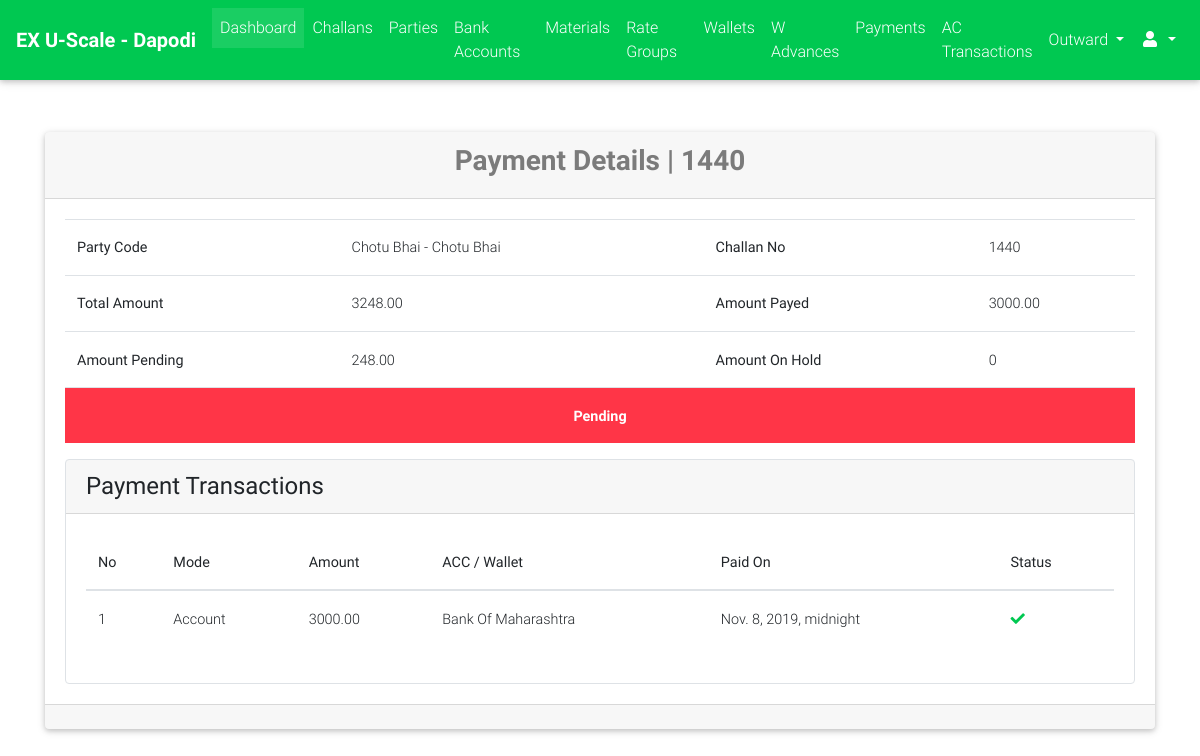
Before: /cms_admin/payments/detail/26 (signed in) with the older database file.
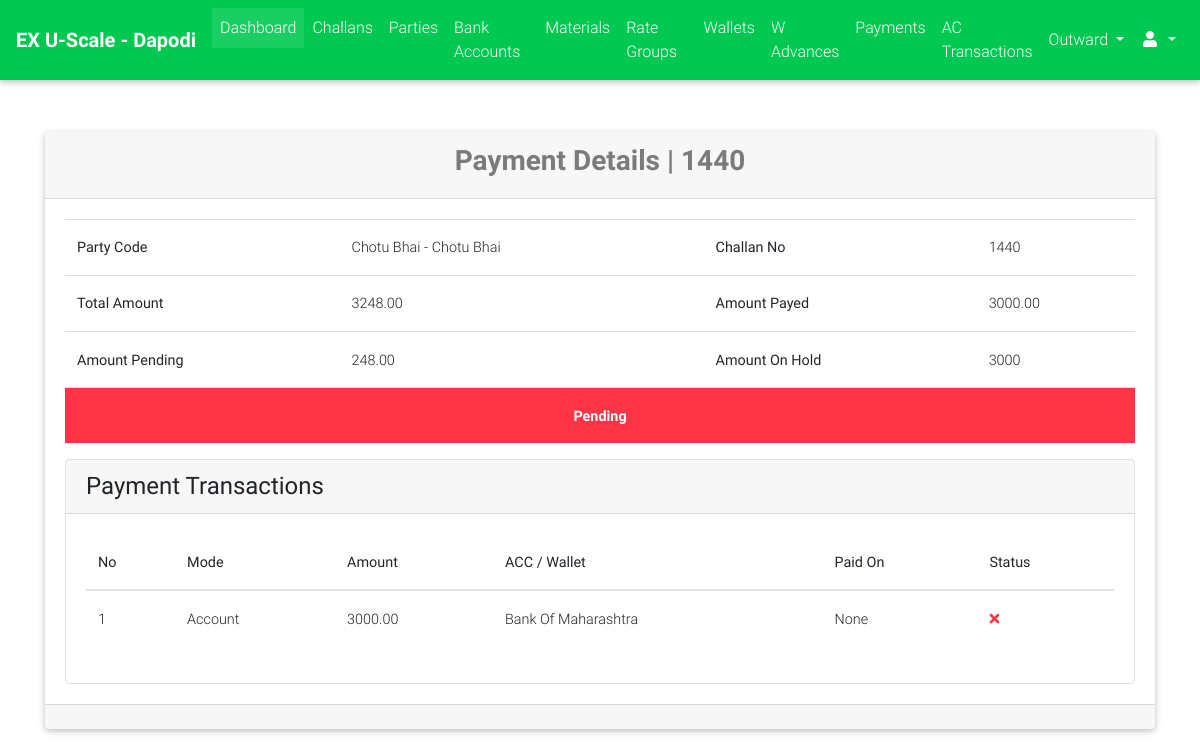
After: the same page with the newer database file.
### payments/models.py (models this page shows, shortened)
class Payment(models.Model):
    PAYMENT_MODE_CHOICES = (("DP", "Direct Payment"), ("AL", "Account Less"))
    PAYMENT_STATUS_CHOICES = (("PN", "Pending"), ("DN", "Done"))
    challan = models.OneToOneField("challans.Challan", on_delete=models.CASCADE)
    payment_mode = models.CharField(max_length=2, choices=PAYMENT_MODE_CHOICES, blank=True, null=True)
    status = models.CharField(max_length=2, choices=PAYMENT_STATUS_CHOICES, default="PN")
    payed_amount = models.DecimalField(max_digits=9, decimal_places=2, default=0.00)
    amount = models.DecimalField(max_digits=9, decimal_places=2, null=True, blank=True)
    payed_on = models.DateTimeField(blank=True, null=True)
    image = models.ImageField(upload_to="payments/", blank=True, null=True)
    extra_info = models.TextField(blank=True)
    created_on = models.DateTimeField(auto_now_add=True)
    @property
    def calculate_payed_amount_pending(self):
        return sum([self.get_ac_tr_amount_pending, ])
    @property
    def get_remaining_amount(self):
        return self.amount - self.payed_amount
    @property
    def get_ac_tr_amount_pending(self):
        return self.accounttransaction_set.filter(status="PN").aggregate(total=Sum("amount"))["total"] or Decimal(0.00)

class AccountTransaction(models.Model):
    STATUS_CHOICES = (("PN", "Pending"), ("DN", "Done"))
    payment_code = models.CharField(max_length=32, blank=True, null=True)
    payment = models.ForeignKey("Payment", on_delete=models.CASCADE)
    bank_account = models.ForeignKey("bank_accounts.BankAccount", on_delete=models.CASCADE, blank=True, null=True)
    payment_party = models.ForeignKey("payment_parties.PaymentParty", on_delete=models.SET_NULL, blank=True, null=True)
    amount = models.DecimalField(max_digits=9, decimal_places=2)
    created_on = models.DateTimeField(auto_now_add=True)
    payed_on = models.DateTimeField(blank=True, null=True)
    extra_info = models.TextField(blank=True)
    photo = models.ImageField(upload_to="payments/account_transactions/photos/", blank=True, null=True)
    status = models.CharField(max_length=2, choices=STATUS_CHOICES, default="PN")

### challans/models.py (models this page shows, shortened)
class Challan(models.Model):
    STATUS_CHOICES = (("PN", "Pending"), ("DN", "Done"))
    created_by = models.ForeignKey(User, on_delete=models.PROTECT)
    party = models.ForeignKey("parties.Party", on_delete=models.CASCADE)
    challan_no = models.PositiveIntegerField(blank=True, null=True)
    vehicle_details = models.CharField(max_length=128, blank=True, null=True)
    weights_amount = models.DecimalField(max_digits=9, decimal_places=2, default=decimal.Decimal(0.00))
    extra_charges = models.DecimalField(verbose_name="Kata Charges", max_digits=9, decimal_places=2,
                                        default=decimal.Decimal(0.00), validators=[MinValueValidator(limit_value=0), MaxValueValidator(limit_value=100)])
    round_amount = models.DecimalField(max_digits=4, decimal_places=2, default=decimal.Decimal(0.00), validators=[MinValueValidator(limit_value=-10), MaxValueValidator(limit_value=10)])
    total_amount = models.DecimalField(max_digits=9, decimal_places=2, default=decimal.Decimal(0.00), validators=[MinValueValidator(limit_value=0)])
    image = models.ImageField(upload_to="payments/", blank=True, null=True)
    extra_info = models.TextField(blank=True)
    created_on = models.DateTimeField(auto_now_add=True, editable=True)
    updated_on = models.DateTimeField(auto_now=True, editable=True)
    is_entries_done = models.BooleanField(default=False)
    is_reports_done = models.BooleanField(default=False)
    is_rates_assigned = models.BooleanField(default=False)
    is_payed = models.BooleanField(default=False)
    status = models.CharField(max_length=2, choices=STATUS_CHOICES, default="PN")
    @property
    def get_absolute_url(self):
        return reverse_lazy("challans:detail", kwargs={"challan_no": self.challan_no})

### parties/models.py (models this page shows, shortened)
class Party(models.Model):
    RATE_TYPE_CHOICES = (("GR", "Group Rate"), ("IR", "Individual Rate"))
    rate_type = models.CharField(max_length=2, choices=RATE_TYPE_CHOICES)
    rate_group = models.ForeignKey("rates.RateGroup", on_delete=models.PROTECT, blank=True, null=True)
    name = models.CharField(max_length=128)
    party_code = models.CharField(max_length=32, blank=True)
    address = models.TextField(blank=True)
    phone = models.CharField(max_length=13)
    whatsapp = models.CharField(max_length=13, blank=True)
    email = models.EmailField(blank=True, null=True)
    extra_info = models.TextField(blank=True)
    is_wallet_party = models.BooleanField(default=False)
    is_active = models.BooleanField(default=True)
    @property
    def get_display_text(self):
        return self.name
    class Meta:
        verbose_name = "Party"
        verbose_name_plural = "Parties"

### bank_accounts/models.py (models this page shows, shortened)
class BankAccount(models.Model):
    party = models.ForeignKey("parties.Party", on_delete=models.CASCADE)
    amount_limit = models.DecimalField(max_digits=9, decimal_places=2, default=Decimal(1000000), editable=False)
    account_holder = models.CharField(max_length=128)
    acc_no = models.CharField(max_length=32)
    ifsc_code = models.CharField(max_length=11, validators=[MinLengthValidator(limit_value=11)])
    bank_name = models.CharField(max_length=64)
    branch_name = models.CharField(max_length=64, blank=True)
    is_active = models.BooleanField(default=True)

### cms_admin/views.py (the view)
# urls.py: url(r'^payments/detail/(?P<id>[0-9]+)$', views.PaymentDetailView.as_view(), name="payments_detail"),
class PaymentDetailView(LoginRequiredMixin, DetailView):
    template_name = "cms_admin/payments/detail.html"
    model = Payment
    context_object_name = "payment"
    slug_field = "id"
    slug_url_kwarg = "id"

### cms_admin/templates/cms_admin/payments/detail.html (shortened to what this page needs)
{% extends "cms_admin/base.html" %}
{% load crispy_forms_tags %}
{% block content %}
    <br><br>
    <div class="container">
        <div class="card">
            <div class="card-header">
                <h3 class="text-black-50 font-weight-bold text-center">Payment Details | {{ payment.challan.challan_no }}</h3>
            </div>
            <div class="card-body">
                <table class="table">
                    <tbody>
                        <tr>
                            <th>Party Code</th>
                            <td>{{ payment.challan.party.name }} - {{ payment.challan.party.get_display_text }}</td>
                            <th>Challan No</th>
                            <td>
                                <a href="{{ payment.challan.get_absolute_url }}">{{ payment.challan.challan_no }}</a>
                            </td>
                        </tr>
                        <tr>
                            <th>Total Amount</th>
                            <td>{{ payment.amount }}</td>
                            <th>Amount Payed</th>
                            <td>{{ payment.payed_amount }}</td>
                        </tr>
                        <tr>
                            <th>Amount Pending</th>
                            <td>{{ payment.get_remaining_amount }}</td>
                            <th>Amount On Hold</th>
                            <td>{{ payment.calculate_payed_amount_pending }}</td>
                        </tr>
                        <tr>
                            {% if payment.status == "DN" %}
                                <td class="bg-success text-center font-weight-bold text-white" colspan="4">Done</td>
                            {% else %}
                                <td class="bg-danger text-center font-weight-bold text-white" colspan="4">Pending</td>
                            {% endif %}
                        </tr>
                    </tbody>
                </table>
                <div class="card border" style="box-shadow: none">
                    <div class="card-header">
                        <h4 class="m-auto">Payment Transactions</h4>
                    </div>
                    <div class="card-body">
                        <table class="table">
                            <thead>
                                <th>No</th>
                                <th>Mode</th>
                                <th>Amount</th>
                                <th>ACC / Wallet</th>
                                <th>Paid On</th>
                                <th>Status</th>
                            </thead>
                            {% for ac_transaction in payment.accounttransaction_set.all  %}
                                <tr>
                                    <td>{{ forloop.counter }}</td>
                                    <td>Account</td>
                                    <td>{{ ac_transaction.amount }}</td>
                                    <td>{{ ac_transaction.bank_account.bank_name }}</td>
                                    <td>{{ ac_transaction.payed_on }}</td>
                                    <td>
                                        {% if ac_transaction.status == "DN" %}
                                            <i class="fa fa-check text-success"></i>
                                        {% else %}
                                            <i class="fa fa-times text-danger"></i>
                                        {% endif %}
                                    </td>
                                </tr>
                            {% endfor %}
                        </table>
                    </div>
                </div>
            </div>
            <div class="card-footer">
            </div>
        </div>
    </div>
{% endblock %}

Changed rows visible on the page:
computed for Payment "Chotu Bhai": calculate_payed_amount_pending "0" → "3000"
changed AccountTransaction "Bank Of Maharashtra": payed_on "Nov. 8, 2019, midnight" → "None"; status "DN" → "PN" (drawn)
